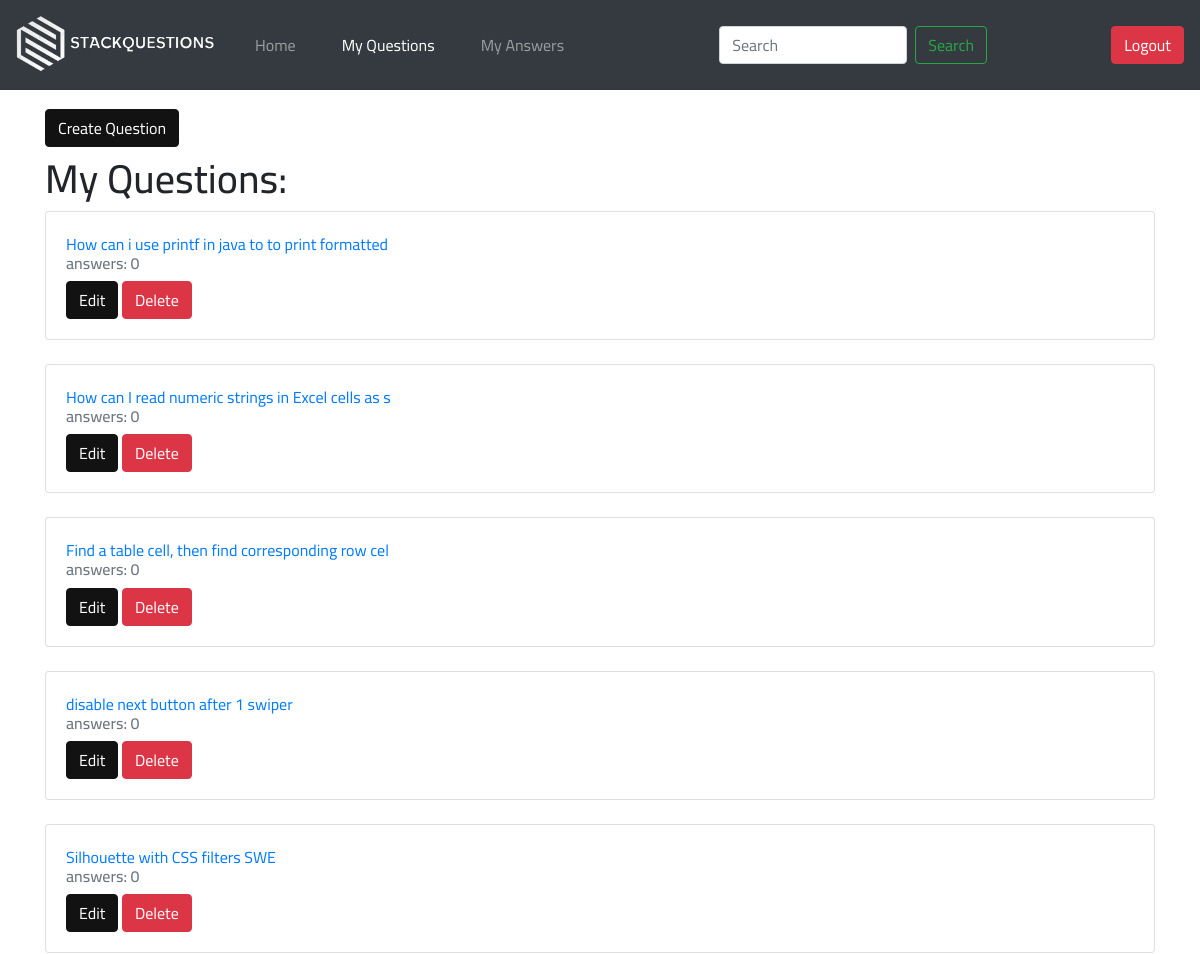
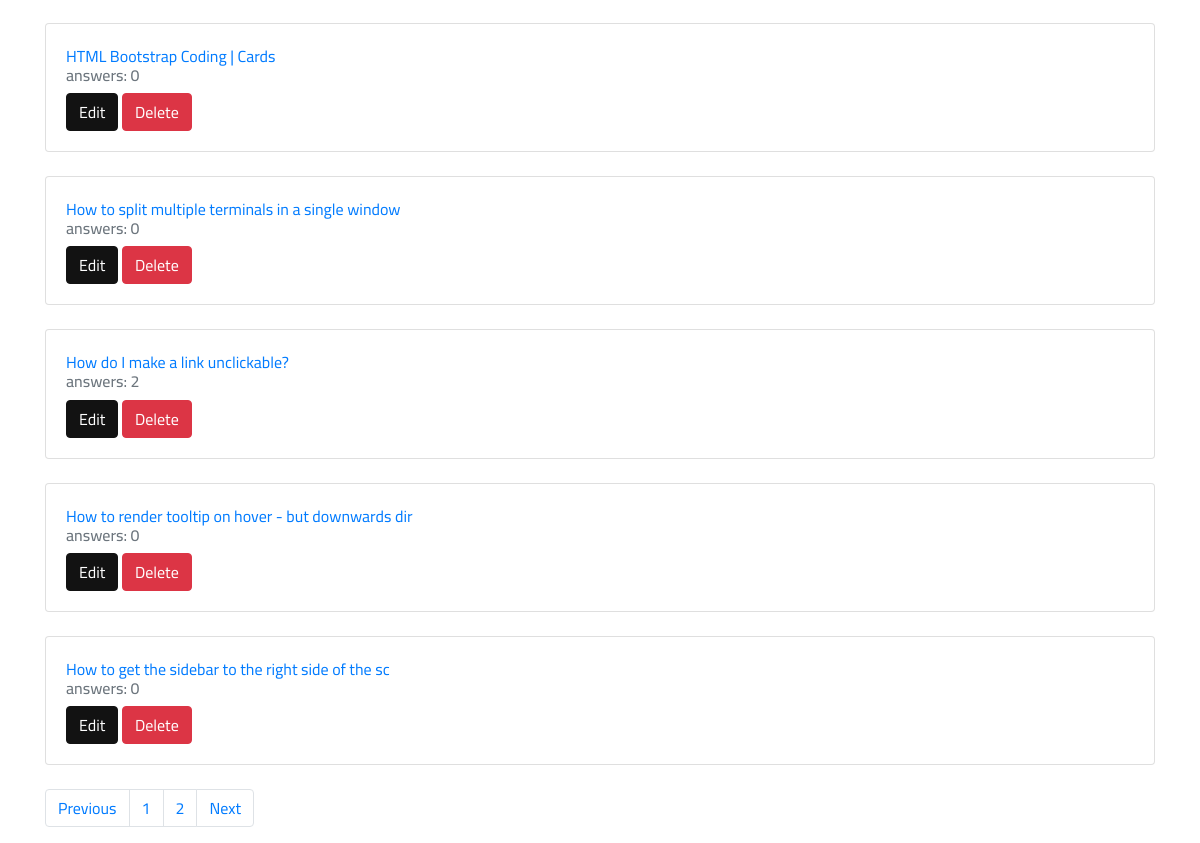
/my_questions.php (signed in), run on the app's committed database (2 pictures, top to bottom).
### tables this page shows
CREATE TABLE `questions` (
  `id` int(11) NOT NULL,
  `title` varchar(50) NOT NULL,
  `description` text NOT NULL,
  `user_id` int(11) NOT NULL,
  `created_at` datetime NOT NULL DEFAULT current_timestamp()
);

### functions/web.php (called while the page is built, shortened)
<?php
function isLoggedIn()
{
    return isset($_COOKIE['user_id']);
}
function currentUserId()
{
    return $_COOKIE['user_id'];
}

### functions/question.php (called while the page is built, shortened)
<?php
function getCurrentUserQuestions($page)
{
    $db = connectDB();
    $user_id = currentUserId();
    $last_item = ($page-1) * 10;
    $sql = "SELECT q.*, COUNT(a.id) answers_count FROM questions q LEFT JOIN answers a ON(q.id = a.question_id) WHERE q.user_id = $user_id GROUP BY q.id LIMIT $last_item, 10";
    $result = mysqli_query($db, $sql);
    $questions = array();
    while ($row = mysqli_fetch_array($result)) {
        $questions[] = $row;
    }
    return $questions;
}
function getCurrentUserPaginationCount()
{
    $db = connectDB();
    $user_id = currentUserId();
    $sql = "SELECT (COUNT(id) / 10) pagination FROM questions WHERE user_id = $user_id";
    $result = mysqli_query($db, $sql);
    $row = mysqli_fetch_array($result);
    return ceil($row['pagination']);
}

### my_questions.php (the view, shortened to what this page needs)
<?php
require_once 'functions/web.php';
require_once 'functions/question.php';
$active = 'my_questions';
$questions = getCurrentUserQuestions($_GET['page'] ?? 1);
$pagination_count = getCurrentUserPaginationCount();
?>
<!DOCTYPE html>
<html lang="en">
<head>
    <?php require_once 'components/styles.php' ?>
</head>
<body>
    <?php require_once 'components/navbar.php' ?>
    <div class="container mt-4">
        <a href="create_question.php" class="btn btn-primary">Create Question</a>
        <h1 class="mt-2">My Questions:</h1>
        <?php
        foreach ($questions as $question) {
            echo '
            <form method="post" action="#">
                <div class="card mb-4">
                    <div class="card-body">
                        <a class="card-link" href="index.php?question_id=' . $question['id'] . '">' . $question['title'] . '</a>
                        <div class="card-subtitle text-muted">
                            <h6 class="mt-1">answers: ' . $question['answers_count'] . '</h6>
                        </div>
                        <a href="edit_question.php?question_id=' . $question['id'] . '" class="btn btn-primary">Edit</a>
                        <input type="hidden" name="question_id" value="' . $question['id'] . '"/>
                        <button name="delete" type="submit" class="btn btn-danger">Delete</button>
                    </div>
                </div>
            </form>';
        }
        if (isset($_GET['page']) && $_GET['page'] === 1)
            echo '<nav aria-label="Page navigation example">
        <ul class="pagination">
            <li class="page-item"><a class="page-link" href="my_questions.php?page=1">Previous</a></li>';
        else{
            echo '<nav aria-label="Page navigation example">
        <ul class="pagination">
            <li class="page-item"><a class="page-link" href="my_questions.php?page=';?><?php
            if(isset($_GET['page'])) {
            if($_GET['page'] == 1){
                echo '1';
            }else
            echo
            (($_GET['page'] ?? 2) - 1);
        }else
        echo'1';
        echo '">Previous</a></li>';
        }
        for ($i = 1; $i <= $pagination_count; $i++) {
            if ($i === ($_GET['page'] ?? 1))
                echo '
                <li class="page-item"><a class="page-link active" href="my_questions.php?page=' . $i . '">' . $i  . '</a></li>
                ';
            else
                echo '
                <li class="page-item"><a class="page-link" href="my_questions.php?page=' . $i . '">' . $i. '</a></li>
                ';
        }
        if (!isset($_GET['page']))
            echo '
                <li class="page-item"><a class="page-link" href="my_questions.php">Next</a></li>
            </ul>
            </nav>';
        else
            echo '
                <li class="page-item"><a class="page-link" href="my_questions.php?page=' . (($_GET['page'] ?? 1) + 1) . '">Next</a></li>
            </ul>
            </nav>';
        ?>
    </div>
</body>
</html>

### components/styles.php (shortened to what this page needs)
<link rel="stylesheet" href="https://maxcdn.bootstrapcdn.com/bootstrap/4.0.0/css/bootstrap.min.css">
<link rel="stylesheet" href="css/main.css">
<link rel="stylesheet" href="https://cdnjs.cloudflare.com/ajax/libs/font-awesome/4.7.0/css/font-awesome.min.css">
<link rel="stylesheet" href="https://cdnjs.cloudflare.com/ajax/libs/font-awesome/6.3.0/css/all.min.css">

### components/navbar.php (shortened to what this page needs)
<nav class="navbar navbar-expand-lg navbar-dark bg-dark" style="position: fixed; width: 100%; top: 0%; z-index: 100;">
    <a class="navbar-brand" href="index.php"><img src="css/logo_text.png" alt="logo" width="200">
</a>
    <div class="collapse navbar-collapse justify-content-between" id="navbarNav">
        <?php
        if (isLoggedIn()) {
            $home = $active === 'home' ? 'active' : '';
            $my_questions = $active === 'my_questions' ? 'active' : '';
            $my_answers = $active === 'my_answers' ? 'active' : '';
            echo '
                <ul class="navbar-nav">
                    <li class="nav-item ' . $home . '">
                        <a class="nav-link" href="index.php">Home</a>
                    </li>
                    <li class="nav-item ' . $my_questions . '">
                        <a class="nav-link" href="my_questions.php">My Questions</a>
                    </li>
                    <li class="nav-item ' . $my_answers . '">
                        <a class="nav-link" href="my_answers.php">My Answers</a>
                    </li>
                </ul>';
        }
        ?>
        <form class="form-inline" action="search.php">
            <input name="search" class="form-control mx-sm-2" type="search" placeholder="Search" aria-label="Search">
            <button class="btn btn-outline-success" type="submit">Search</button>
        </form>
        <?php
        if (!isLoggedIn()) {
            echo '
                <div class="d-flex items-content-center justify-content-center">
                    <a href="signin.php" class="btn btn-primary mx-2">Sign In</a>
                    <a href="signup.php" class="btn btn-info">Sign Up</a>
                </div>';
        } else {
            echo '
            <form action="signout.php" method="post" class="form-inline">
                <button name="logout" type="submit" class="btn btn-danger">Logout</button>
            </form>
            ';
        }
        ?>
    </div>
</nav>

### css/main.css (style rules this page uses)
body { font-family: 'Cairo', sans-serif; }
.navbar-nav { float: right; }
.bg-dark { height: 90px; }
.btn-primary { color: #fff; background-color: #121212; border-color: #121212; }
li.nav-item , li.nav-item.active { margin: 15px; }
.form-control { background: white; border: 1px solid #ced4da; direction: ltr !important; }

### data on the page
questions: title "How can i use printf in java to to print formatted", answers_count "0"
questions: title "How can I read numeric strings in Excel cells as s", answers_count "0"
questions: title "Find a table cell, then find corresponding row cel", answers_count "0"
questions: title "disable next button after 1 swiper", answers_count "0"
questions: title "Silhouette with CSS filters SWE", answers_count "0"
questions: title "HTML Bootstrap Coding | Cards", answers_count "0"
questions: title "How to split multiple terminals in a single window", answers_count "0"
questions: title "How do I make a link unclickable?", answers_count "2"
questions: title "How to render tooltip on hover - but downwards dir", answers_count "0"
questions: title "How to get the sidebar to the right side of the sc", answers_count "0"
